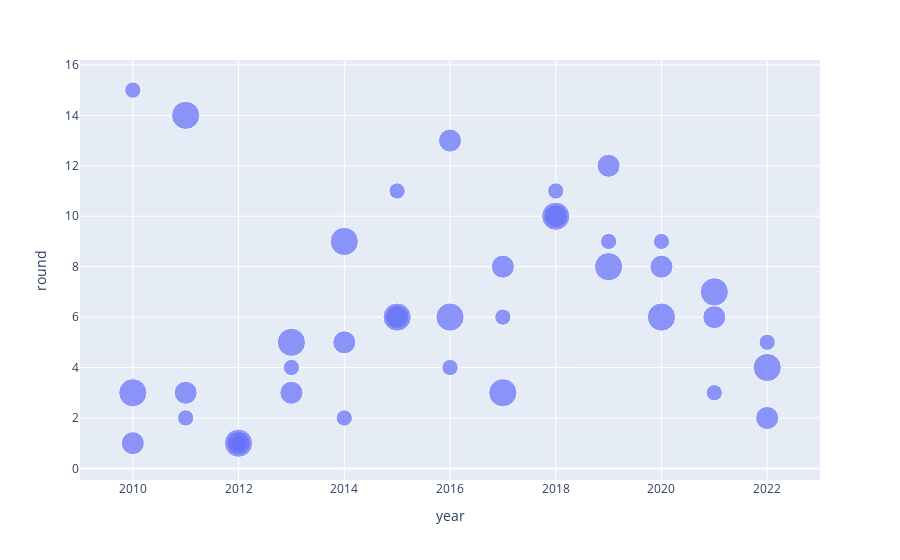

Here is the notebook cell this chart was saved with:
### Code cell
fig = px.scatter(viz_qb, x="year", y="round", color="round",
                 size='pos_rank', hover_data=['adp_by_pos'])
fig.show()

### Figure 1 — Plotly figure (JSON) as saved in the notebook; plotly's stock layout.template omitted (floating-point values rounded to 4 significant figures)
{"data": [{"customdata": [[54], [1], [4], [2], [5], [22], [3], [1], [2], [3], [1], [5], [3], [5], [14], [15], [6], [7], [2], [20], [5], [5], [10], [2], [15], [13], [14], [11], [17], [9], [11], [10], [5], [2], [7], [9], [5], [1], [2]], "hovertemplate": "year=%{x}<br>round=%{y}<br>pos_rank=%{marker.size}<br>adp_by_pos=%{customdata[0]}<extra></extra>", "legendgroup": "", "marker": {"color": "#636efa", "size": [1, 2, 3, 1, 2, 3, 1, 2, 3, 1, 2, 3, 1, 2, 3, 1, 2, 3, 1, 2, 3, 1, 2, 3, 1, 2, 3, 1, 2, 3, 1, 2, 3, 1, 2, 3, 1, 2, 3], "sizemode": "area", "sizeref": 0.0075, "symbol": "circle"}, "mode": "markers", "name": "", "orientation": "v", "showlegend": false, "type": "scatter", "x": [2010, 2010, 2010, 2011, 2011, 2011, 2012, 2012, 2012, 2013, 2013, 2013, 2014, 2014, 2014, 2015, 2015, 2015, 2016, 2016, 2016, 2017, 2017, 2017, 2018, 2018, 2018, 2019, 2019, 2019, 2020, 2020, 2020, 2021, 2021, 2021, 2022, 2022, 2022], "xaxis": "x", "y": [15, 1, 3, 2, 3, 14, 1, 1, 1, 4, 3, 5, 2, 5, 9, 11, 6, 6, 4, 13, 6, 6, 8, 3, 11, 10, 10, 9, 12, 8, 9, 8, 6, 3, 6, 7, 5, 2, 4], "yaxis": "y"}], "layout": {"legend": {"itemsizing": "constant", "tracegroupgap": 0}, "margin": {"t": 60}, "xaxis": {"anchor": "y", "domain": [0, 1], "title": {"text": "year"}}, "yaxis": {"anchor": "x", "domain": [0, 1], "title": {"text": "round"}}}}
